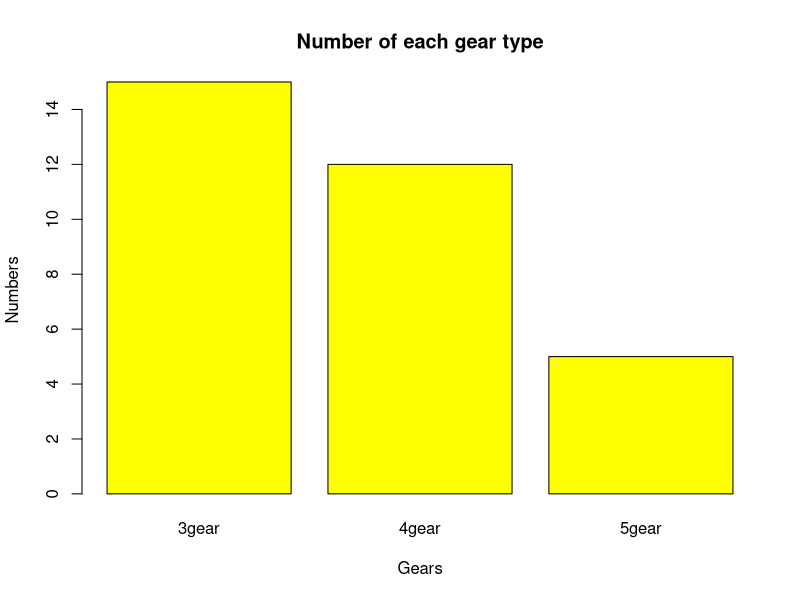

Recreate this plot in R. (Note: this script raises an error after producing the figure.)
mtcars
b<-table(mtcars$gear)
b
barplot(b,main="Number of each gear type",xlab="Gears",ylab="Numbers",names.arg=c("3gear","4gear","5gear"),col="yellow") 

or 
m<-c("3gear","4gear","5gear")
barplot(b,main="Number of each gear type",xlab="Gears",ylab="Numbers",names.arg=m,col=c("orange","blue","pink"),border="red") 
legend("topright",m,fill=c("orange","blue","pink"))

#Barplot doesn't have labels
#Names.arg represent the bar names that is given below
#In legend, instead of labels i have used names.arg's variable